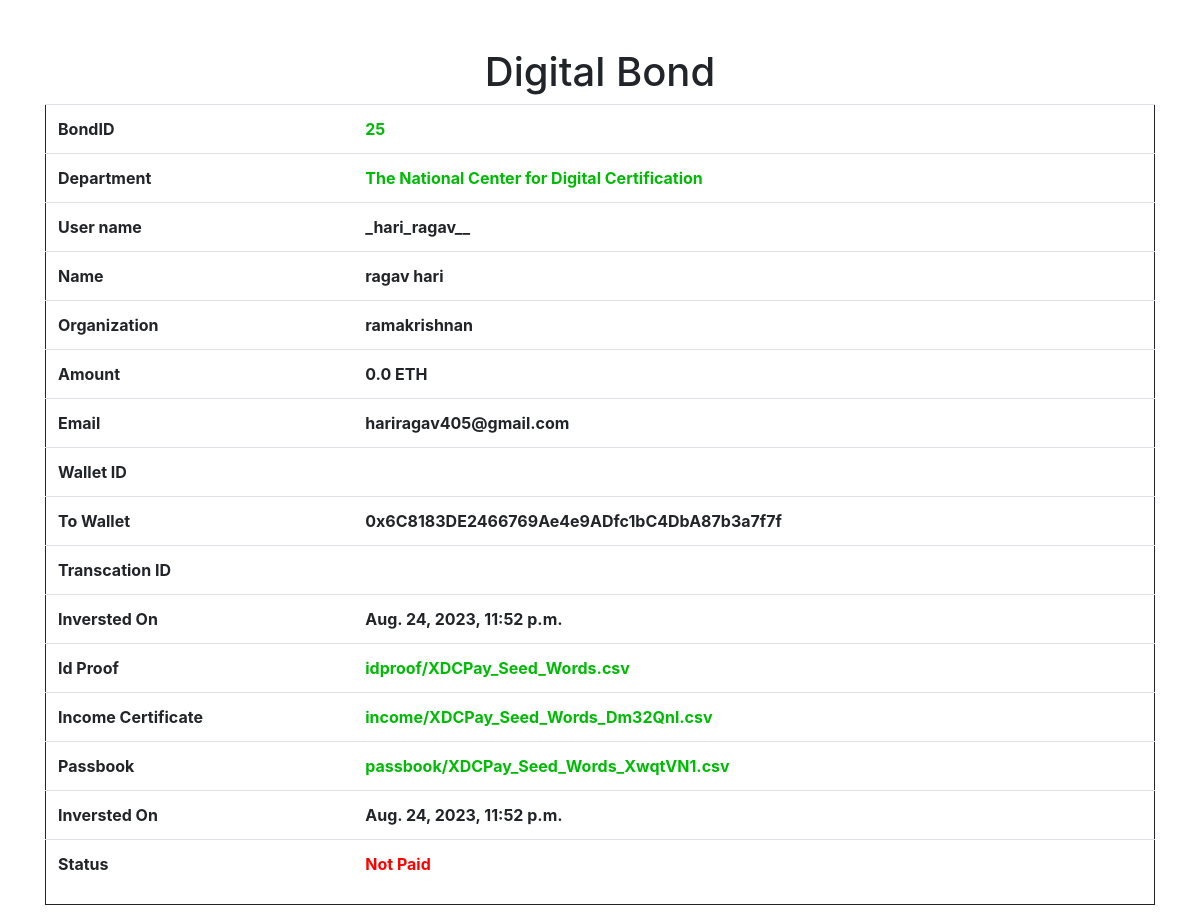
Page /bond/25 (signed in) on the committed database.
### core/models.py (models this page shows, shortened)
class Inverst(models.Model):
    dept = models.ForeignKey(Department, on_delete=models.CASCADE )
    user = models.ForeignKey(User,on_delete=models.CASCADE)
    name = models.CharField(max_length=255)
    org = models.CharField(max_length=255)
    amount = models.FloatField(default=0.0)
    id_proff = models.FileField(upload_to='idproof/')
    income_certificate = models.FileField(upload_to='income/')
    is_approved = models.BooleanField(default=False)
    email = models.EmailField()
    metamask_id = models.CharField(max_length=255,default='',blank=True)
    transction_hash = models.CharField(max_length=255,blank=True)
    passbook_copy = models.FileField(upload_to='passbook/')
    created = models.DateTimeField(auto_now_add=True)
    class Meta:
        ordering = ['-id']

class Department(models.Model):
    user = models.ForeignKey(User, on_delete=models.CASCADE,default=0)
    name = models.CharField(max_length=255,blank=True,unique=True)
    desc = models.TextField()
    url_img = models.URLField(default="https://upload.wikimedia.org/wikipedia/commons/thumb/d/d1/Image_not_available.png/640px-Image_not_available.png")
    active = models.BooleanField(default=True)
    crisis = models.TextField()
    allocation_amount = models.IntegerField(default=0)
    presentation_url = models.URLField(default="")
    fund = models.FloatField(blank=True,default=0)
    eth = models.FloatField(blank=True,default=0)
    raised = models.BooleanField(default=False)
    email = models.EmailField()
    metamask_id = models.CharField(max_length=255)
    deadline = models.DateField()
    created = models.DateTimeField(auto_now_add=True)
    updated = models.DateTimeField(auto_now_add=True)
    class Meta:
        ordering = ['-id']

class InversterProfile(models.Model):
    user = models.ForeignKey(User, on_delete=models.CASCADE)
    fname = models.CharField(blank=True,max_length=255)
    lname = models.CharField(blank=True,max_length=255)
    profile = models.ImageField(blank=True,upload_to='profile/')
    dob = models.DateField(blank=True)
    email = models.EmailField(blank=True)
    phone = models.IntegerField(blank=True)
    address = models.TextField(blank=True)
    org = models.CharField(max_length=255,blank=True)
    id_proff = models.FileField(upload_to='profileid/',blank=True)
    social_media = models.URLField(default='',blank=True)
    metamask_id = models.CharField(default='',blank=True,max_length=255)
    class Meta:
        ordering = ['-id']

### core/views.py (the view)
# urls.py: path("bond/<int:id>",gen_bond,name='bond'),
@login_required()
def gen_bond(request,id):
    context = {}
    user = request.user
    inverst = Inverst.objects.get(id=id)
    context['inverst'] = inverst
    profile = InversterProfile.objects.get(user=request.user)
    context['profile'] = profile
    return render(request, 'core/bond.html',context)

### templates/core/bond.html (shortened to what this page needs)
<!doctype html>
<html lang="en">
  <head>
    <link rel="stylesheet" href="https://cdn.jsdelivr.net/npm/bootstrap@4.1.3/dist/css/bootstrap.min.css">
  </head>
  <body>
    <br><br>
    <div class="container">
        <h1>Digital Bond</h1>
    </div>
    <div class="container">
        <table class="table">
            <tbody>
                <tr>
                    <th>BondID</th>
                    <th><a href="{% url 'bond' inverst.id %}">{{inverst.id}}</a></th>
                </tr>
            <tr>
                <th>Department</th>
                <th><a href="{% url 'detail' inverst.dept.id %}">{{inverst.dept.name}}</a></th>
            </tr>
            <tr>
                <th>User name</th>
                <th>{{user.username}}</th>
            </tr>
            <tr>
                <th>Name</th>
                <th>{{profile.fname}} {{profile.lname}}</th>
            </tr>
            <tr>
                <th>Organization</th>
                <th>{{inverst.org}}</th>
            </tr>
            <tr>
                <th>Amount</th>
                <th>{{inverst.amount}} ETH</th>
            </tr>
            <tr>
                <th>Email</th>
                <th>{{inverst.email}}</th>
            </tr>
            <tr>
                <th>Wallet ID</th>
                <th>{{inverst.metamask_id}}</th>
            </tr>
            <tr>
                <th>To Wallet</th>
                <th>{{inverst.dept.metamask_id}}</th>
            </tr>
            <tr>
                <th>Transcation ID</th>
                <th>{{inverst.transction_hash}}</th>
            </tr>
            <tr>
                <th>Inversted On</th>
                <th>{{inverst.created}}</th>
            </tr>
            <tr>
                <th>Id Proof</th>
                <th><a href="{{inverst.id_proff}}" download>{{inverst.id_proff.name}}</a></th>
            </tr>
            <tr>
                <th>Income Certificate</th>
                <th><a href="{{inverst.income_certificate}}" download>{{inverst.income_certificate.name}}</a></th>
            </tr>
            <tr>
                <th>Passbook</th>
                <th><a href="{{inverst.passbook_copy}}" download>{{inverst.passbook_copy.name}}</a></th>
            </tr>
           <tr>
                <th>Inversted On</th>
                <th>{{inverst.created}}</th>
            </tr>
            <tr>
                <th>Status</th>
                <th>{%if inverst.is_approved %} <p style="color: green;">Paid</p> {% else %}<p style="color: red;">Not Paid</p>{% endif %}</th>
            </tr>
            </tbody>
        </table>
    </div>
  </body>
</html>

### templates/core/bond.html (style rules this page uses)
body { text-align: center; }
table,tr { text-align: left; border: 1px solid; }
tbody { border: 1px solid; }
a { color: rgb(0, 186, 6) !important; }

### rows in the picture
Inverst: id "25", dept.name "The National Center for Digital Certification", org "ramakrishnan", amount "0.0", email "hariragav405@gmail.com", dept.metamask_id "0x6C8183DE2466769Ae4e9ADfc1bC4DbA87b3a7f7f", created "Aug. 24, 2023, 11:52 p.m.", id_proff.name "idproof/XDCPay_Seed_Words.csv", income_certificate.name "income/XDCPay_Seed_Words_Dm32Qnl.csv", passbook_copy.name "passbook/XDCPay_Seed_Words_XwqtVN1.csv"
InversterProfile: fname "ragav", lname "hari"

### other values in the picture
{{ user.username }} "_hari_ragav__"
